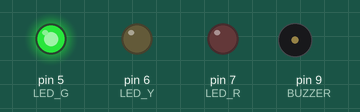
Simulated run of this sketch. Board: Arduino Uno, built with avr-gcc and run on an emulated ATmega328P. Parts: output pins drawn as LEDs (lit = HIGH), buzzer (waves = sounding, pin HIGH).

Above: at 0.2 s.
At 0.7 s:
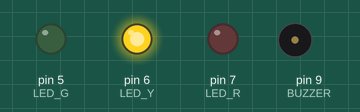
At 2.7 s:
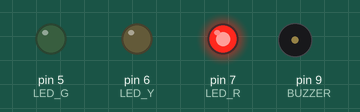
Timing chart, 0 to 3.5 s (numbered marks = the images above):
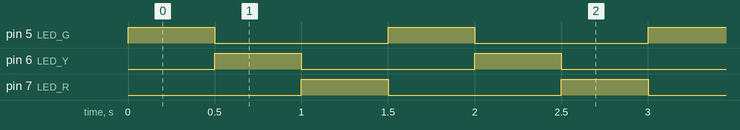

The sketch:

1-leds.ino
```cpp
// Two-player game timer: LCD (I2C) + LEDs (G/Y/R) + buzzer
// Board: Arduino Uno/Nano (AVR)

#include <Arduino.h>
#include <Wire.h>

// ---------- Pins ----------
const uint8_t BTN_PIN = 2;         // interrupt-capable pin on Uno/Nano
const uint8_t LED_G   = 5;
const uint8_t LED_Y   = 6;
const uint8_t LED_R   = 7;
const uint8_t BUZZER  = 9;

void setup() {

  // LEDs + buzzer
  pinMode(LED_G, OUTPUT);
  pinMode(LED_Y, OUTPUT);
  pinMode(LED_R, OUTPUT);
  pinMode(BUZZER, OUTPUT);
  digitalWrite(LED_G, LOW);
  digitalWrite(LED_Y, LOW);
  digitalWrite(LED_R, LOW);
}

void loop() {
  digitalWrite(LED_G, HIGH);
  delay(500);
  digitalWrite(LED_G, LOW);
  digitalWrite(LED_Y, HIGH);
  delay(500);
  digitalWrite(LED_Y, LOW);
  digitalWrite(LED_R, HIGH);
  delay(500);
  digitalWrite(LED_R, LOW);
}
```

Measured:
- by itself, pin 5 (LED_G), pin 6 (LED_Y), pin 7 (LED_R): alternates HIGH for 0.50 s and LOW for 1.0 s
- by itself, everything shown: repeats every 1.5 s, in 4 steps
